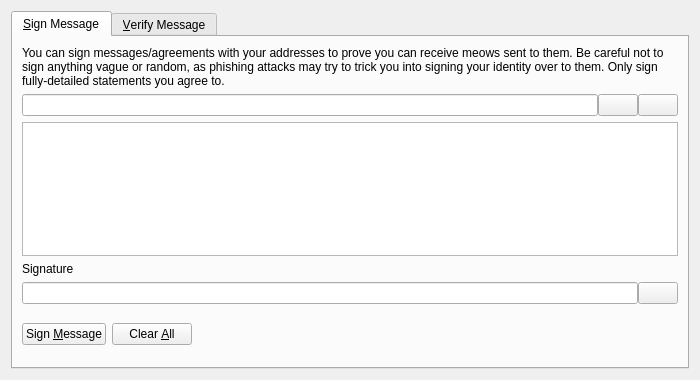
<?xml version="1.0" encoding="UTF-8"?>
<ui version="4.0">
 <class>SignVerifyMessageDialog</class>
 <widget class="QDialog" name="SignVerifyMessageDialog">
  <property name="geometry">
   <rect>
    <x>0</x>
    <y>0</y>
    <width>700</width>
    <height>380</height>
   </rect>
  </property>
  <property name="windowTitle">
   <string>Signatures - Sign / Verify a Message</string>
  </property>
  <property name="modal">
   <bool>true</bool>
  </property>
  <layout class="QVBoxLayout" name="verticalLayout">
   <item>
    <widget class="QTabWidget" name="tabWidget">
     <property name="currentIndex">
      <number>0</number>
     </property>
     <widget class="QWidget" name="tabSignMessage">
      <attribute name="title">
       <string>&amp;Sign Message</string>
      </attribute>
      <layout class="QVBoxLayout" name="verticalLayout_SM">
       <item>
        <widget class="QLabel" name="infoLabel_SM">
         <property name="text">
          <string>You can sign messages/agreements with your addresses to prove you can receive meows sent to them. Be careful not to sign anything vague or random, as phishing attacks may try to trick you into signing your identity over to them. Only sign fully-detailed statements you agree to.</string>
         </property>
         <property name="textFormat">
          <enum>Qt::PlainText</enum>
         </property>
         <property name="wordWrap">
          <bool>true</bool>
         </property>
        </widget>
       </item>
       <item>
        <layout class="QHBoxLayout" name="horizontalLayout_1_SM">
         <property name="spacing">
          <number>0</number>
         </property>
         <item>
          <widget class="QValidatedLineEdit" name="addressIn_SM">
           <property name="toolTip">
            <string>The Meow address to sign the message with</string>
           </property>
          </widget>
         </item>
         <item>
          <widget class="QPushButton" name="addressBookButton_SM">
           <property name="toolTip">
            <string>Choose previously used address</string>
           </property>
           <property name="text">
            <string/>
           </property>
           <property name="icon">
            <iconset resource="../bitcoin.qrc">
             <normaloff>:/icons/address-book</normaloff>:/icons/address-book</iconset>
           </property>
           <property name="shortcut">
            <string>Alt+A</string>
           </property>
           <property name="autoDefault">
            <bool>false</bool>
           </property>
          </widget>
         </item>
         <item>
          <widget class="QPushButton" name="pasteButton_SM">
           <property name="toolTip">
            <string>Paste address from clipboard</string>
           </property>
           <property name="text">
            <string/>
           </property>
           <property name="icon">
            <iconset resource="../bitcoin.qrc">
             <normaloff>:/icons/editpaste</normaloff>:/icons/editpaste</iconset>
           </property>
           <property name="shortcut">
            <string>Alt+P</string>
           </property>
           <property name="autoDefault">
            <bool>false</bool>
           </property>
          </widget>
         </item>
        </layout>
       </item>
       <item>
        <widget class="QPlainTextEdit" name="messageIn_SM">
         <property name="toolTip">
          <string>Enter the message you want to sign here</string>
         </property>
        </widget>
       </item>
       <item>
        <widget class="QLabel" name="signatureLabel_SM">
         <property name="text">
          <string>Signature</string>
         </property>
         <property name="textFormat">
          <enum>Qt::PlainText</enum>
         </property>
        </widget>
       </item>
       <item>
        <layout class="QHBoxLayout" name="horizontalLayout_2_SM">
         <property name="spacing">
          <number>0</number>
         </property>
         <item>
          <widget class="QLineEdit" name="signatureOut_SM">
           <property name="font">
            <font>
             <italic>true</italic>
            </font>
           </property>
           <property name="readOnly">
            <bool>true</bool>
           </property>
          </widget>
         </item>
         <item>
          <widget class="QPushButton" name="copySignatureButton_SM">
           <property name="toolTip">
            <string>Copy the current signature to the system clipboard</string>
           </property>
           <property name="text">
            <string/>
           </property>
           <property name="icon">
            <iconset resource="../bitcoin.qrc">
             <normaloff>:/icons/editcopy</normaloff>:/icons/editcopy</iconset>
           </property>
           <property name="autoDefault">
            <bool>false</bool>
           </property>
          </widget>
         </item>
        </layout>
       </item>
       <item>
        <layout class="QHBoxLayout" name="horizontalLayout_3_SM">
         <item>
          <widget class="QPushButton" name="signMessageButton_SM">
           <property name="toolTip">
            <string>Sign the message to prove you own this Meow address</string>
           </property>
           <property name="text">
            <string>Sign &amp;Message</string>
           </property>
           <property name="icon">
            <iconset resource="../bitcoin.qrc">
             <normaloff>:/icons/edit</normaloff>:/icons/edit</iconset>
           </property>
           <property name="autoDefault">
            <bool>false</bool>
           </property>
          </widget>
         </item>
         <item>
          <widget class="QPushButton" name="clearButton_SM">
           <property name="toolTip">
            <string>Reset all sign message fields</string>
           </property>
           <property name="text">
            <string>Clear &amp;All</string>
           </property>
           <property name="icon">
            <iconset resource="../bitcoin.qrc">
             <normaloff>:/icons/remove</normaloff>:/icons/remove</iconset>
           </property>
           <property name="autoDefault">
            <bool>false</bool>
           </property>
          </widget>
         </item>
         <item>
          <spacer name="horizontalSpacer_1_SM">
           <property name="orientation">
            <enum>Qt::Horizontal</enum>
           </property>
           <property name="sizeHint" stdset="0">
            <size>
             <width>40</width>
             <height>48</height>
            </size>
           </property>
          </spacer>
         </item>
         <item>
          <widget class="QLabel" name="statusLabel_SM">
           <property name="font">
            <font>
             <weight>75</weight>
             <bold>true</bold>
            </font>
           </property>
           <property name="text">
            <string/>
           </property>
           <property name="wordWrap">
            <bool>true</bool>
           </property>
          </widget>
         </item>
         <item>
          <spacer name="horizontalSpacer_2_SM">
           <property name="orientation">
            <enum>Qt::Horizontal</enum>
           </property>
           <property name="sizeHint" stdset="0">
            <size>
             <width>40</width>
             <height>48</height>
            </size>
           </property>
          </spacer>
         </item>
        </layout>
       </item>
      </layout>
     </widget>
     <widget class="QWidget" name="tabVerifyMessage">
      <attribute name="title">
       <string>&amp;Verify Message</string>
      </attribute>
      <layout class="QVBoxLayout" name="verticalLayout_VM">
       <item>
        <widget class="QLabel" name="infoLabel_VM">
         <property name="text">
          <string>Enter the receiver's address, message (ensure you copy line breaks, spaces, tabs, etc. exactly) and signature below to verify the message. Be careful not to read more into the signature than what is in the signed message itself, to avoid being tricked by a man-in-the-middle attack. Note that this only proves the signing party receives with the address, it cannot prove sendership of any transaction!</string>
         </property>
         <property name="textFormat">
          <enum>Qt::PlainText</enum>
         </property>
         <property name="alignment">
          <set>Qt::AlignLeading|Qt::AlignLeft|Qt::AlignTop</set>
         </property>
         <property name="wordWrap">
          <bool>true</bool>
         </property>
        </widget>
       </item>
       <item>
        <layout class="QHBoxLayout" name="horizontalLayout_1_VM">
         <property name="spacing">
          <number>0</number>
         </property>
         <item>
          <widget class="QValidatedLineEdit" name="addressIn_VM">
           <property name="toolTip">
            <string>The Meow address the message was signed with</string>
           </property>
          </widget>
         </item>
         <item>
          <widget class="QPushButton" name="addressBookButton_VM">
           <property name="toolTip">
            <string>Choose previously used address</string>
           </property>
           <property name="text">
            <string/>
           </property>
           <property name="icon">
            <iconset resource="../bitcoin.qrc">
             <normaloff>:/icons/address-book</normaloff>:/icons/address-book</iconset>
           </property>
           <property name="shortcut">
            <string>Alt+A</string>
           </property>
           <property name="autoDefault">
            <bool>false</bool>
           </property>
          </widget>
         </item>
        </layout>
       </item>
       <item>
        <widget class="QPlainTextEdit" name="messageIn_VM"/>
       </item>
       <item>
        <widget class="QValidatedLineEdit" name="signatureIn_VM"/>
       </item>
       <item>
        <layout class="QHBoxLayout" name="horizontalLayout_2_VM">
         <item>
          <widget class="QPushButton" name="verifyMessageButton_VM">
           <property name="toolTip">
            <string>Verify the message to ensure it was signed with the specified Meow address</string>
           </property>
           <property name="text">
            <string>Verify &amp;Message</string>
           </property>
           <property name="icon">
            <iconset resource="../bitcoin.qrc">
             <normaloff>:/icons/transaction_0</normaloff>:/icons/transaction_0</iconset>
           </property>
           <property name="autoDefault">
            <bool>false</bool>
           </property>
          </widget>
         </item>
         <item>
          <widget class="QPushButton" name="clearButton_VM">
           <property name="toolTip">
            <string>Reset all verify message fields</string>
           </property>
           <property name="text">
            <string>Clear &amp;All</string>
           </property>
           <property name="icon">
            <iconset resource="../bitcoin.qrc">
             <normaloff>:/icons/remove</normaloff>:/icons/remove</iconset>
           </property>
           <property name="autoDefault">
            <bool>false</bool>
           </property>
          </widget>
         </item>
         <item>
          <spacer name="horizontalSpacer_1_VM">
           <property name="orientation">
            <enum>Qt::Horizontal</enum>
           </property>
           <property name="sizeHint" stdset="0">
            <size>
             <width>40</width>
             <height>48</height>
            </size>
           </property>
          </spacer>
         </item>
         <item>
          <widget class="QLabel" name="statusLabel_VM">
           <property name="font">
            <font>
             <weight>75</weight>
             <bold>true</bold>
            </font>
           </property>
           <property name="text">
            <string/>
           </property>
           <property name="wordWrap">
            <bool>true</bool>
           </property>
          </widget>
         </item>
         <item>
          <spacer name="horizontalSpacer_2_VM">
           <property name="orientation">
            <enum>Qt::Horizontal</enum>
           </property>
           <property name="sizeHint" stdset="0">
            <size>
             <width>40</width>
             <height>48</height>
            </size>
           </property>
          </spacer>
         </item>
        </layout>
       </item>
      </layout>
     </widget>
    </widget>
   </item>
  </layout>
 </widget>
 <customwidgets>
  <customwidget>
   <class>QValidatedLineEdit</class>
   <extends>QLineEdit</extends>
   <header>qvalidatedlineedit.h</header>
  </customwidget>
 </customwidgets>
 <resources>
  <include location="../bitcoin.qrc"/>
 </resources>
 <connections/>
</ui>
